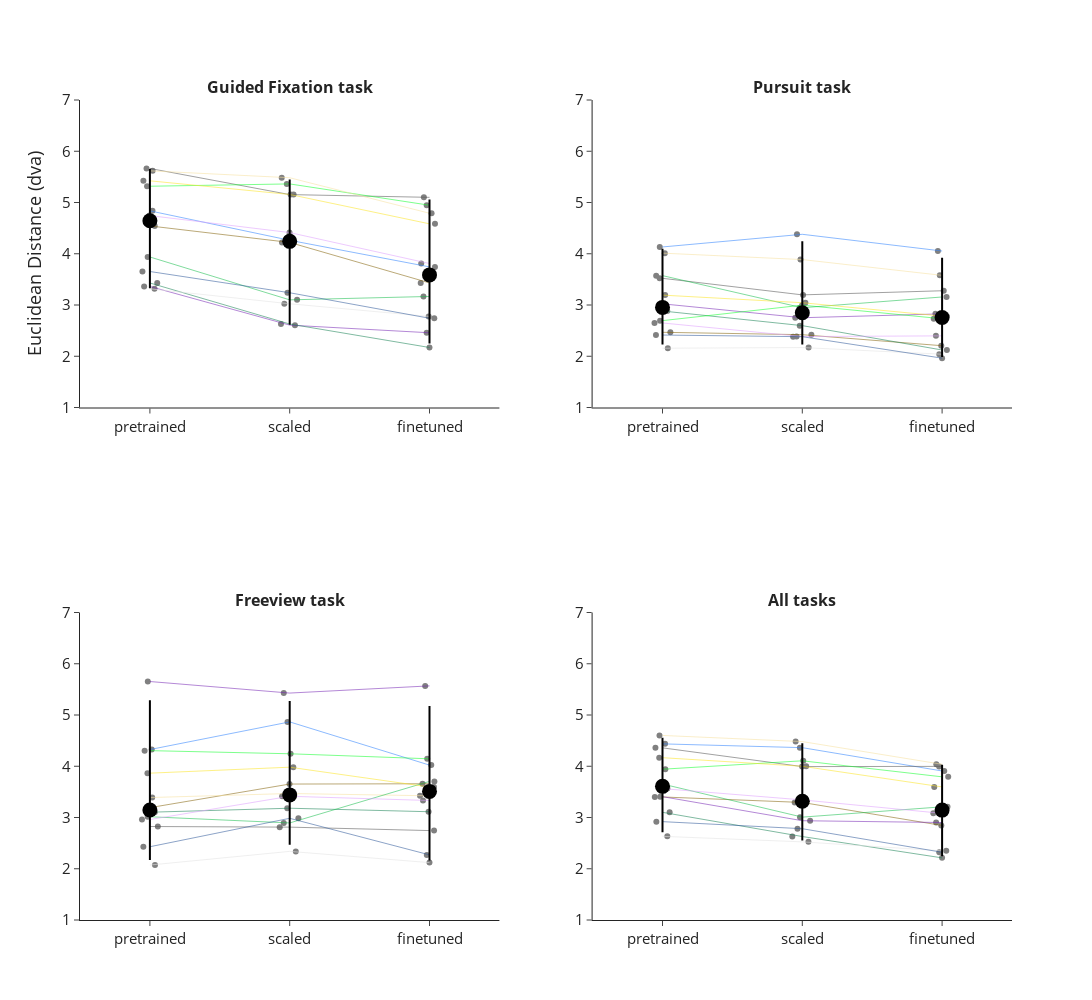

Source (notebook cell):
### Code cell
import plotly.express as px
import plotly.graph_objects as go
import pandas as pd
import numpy as np
from plotly.subplots import make_subplots

# Prepare a list of dictionaries for the DataFrame
tasks = ['fixation', 'pursuit', 'freeview', 'all']

data_list = []
for subject in subjects:
    for task in tasks:
        data_list.append({
            'subject': subject,
            'task': task,
            'finetuned': subject_ee_means_ft[subject].get(task, None),
            'pretrained': subject_ee_means_pt[subject].get(task, None), 
            'scaled': subject_ee_means_sc[subject].get(task,None)
        })

# Convert the list of dictionaries into a DataFrame
df = pd.DataFrame(data_list)

# Reshape data into long format for easier plotting
df_long = df.melt(id_vars=['subject', 'task'], value_vars=['pretrained', 'scaled', 'finetuned'], 
                   var_name='model', value_name='value')

# Define colors for each subject
colormap_subject_dict = {
    'sub-01': '#AA0DFE', 'sub-02': '#3283FE', 'sub-03': '#85660D', 'sub-04': '#782AB6',
    'sub-05': '#565656', 'sub-06': '#1C8356', 'sub-07': '#16FF32', 'sub-08': '#F7E1A0',
    'sub-09': '#E2E2E2', 'sub-11': '#1CBE4F', 'sub-13': '#DEA0FD', 'sub-14': '#FBE426', 'sub-15': '#325A9B'
}

# Create subplots with 2 rows and 2 columns
fig = make_subplots(
    rows=2, cols=2,  # Two rows, two columns
    subplot_titles=["<b>Guided Fixation task</b>", "<b>Pursuit task</b>", "<b>Freeview task</b>", "<b>All tasks</b>"],
    shared_yaxes=False, 
    shared_xaxes=False
)

# Add strip plots, subject connections, and median/confidence intervals for each task
for i, task in enumerate(tasks):
    row, col = divmod(i, 2)
    row += 1  # Adjusting for subplot indexing
    col += 1
    
    task_df = df_long[df_long['task'] == task]
    
    # Create a strip plot for the data distribution
    strip_fig = px.strip(task_df, x='model', y='value', color_discrete_sequence = ['gray'], stripmode='overlay')
    
    for trace in strip_fig.data:
        fig.add_trace(trace, row=row, col=col)
    
    for subject in task_df['subject'].unique():
        subject_data = task_df[task_df['subject'] == subject].set_index('model').loc[['pretrained', 'scaled', 'finetuned']].reset_index()
        color = colormap_subject_dict.get(subject, 'gray')
        
        # Add subject connecting lines
        fig.add_trace(go.Scatter(
            x=subject_data['model'],
            y=subject_data['value'],
            mode='lines',
            opacity=0.7,
            line=dict(color=color, width=0.8),  
            name=subject,
            legendgroup=subject,
            showlegend=False
        ), row=row, col=col)
    
    # Compute median and 95% confidence interval
    for model in ['pretrained', 'scaled', 'finetuned']:
        model_data = task_df[task_df['model'] == model]['value']
        median = np.median(model_data)
        ci_lower, ci_upper = np.percentile(model_data, [2.5, 97.5])  # 95% CI
        
        # Add median marker
        fig.add_trace(go.Scatter(
            x=[model],
            y=[median],
            mode='markers',
            marker=dict(color='black', size=15, symbol='circle'),
            showlegend=False
        ), row=row, col=col)
        
        # Add confidence interval
        fig.add_trace(go.Scatter(
            x=[model, model],
            y=[ci_lower, ci_upper],
            mode='lines',
            line=dict(color='black', width=2),
            showlegend=False
        ), row=row, col=col)

# Update layout
fig.update_layout(
    height=1000,  # Set the height of the plot
    width=1500,  # Set the width of the plot
    showlegend=True,
    template="simple_white",
    font=dict(size=15),
    yaxis_title="Euclidean Distance (dva)"
)

# Ensure y-axis range is consistent for all subplots
fig.update_yaxes(range=[1, 7], row=1, col=1)
fig.update_yaxes(range=[1, 7], row=1, col=2)
fig.update_yaxes(range=[1, 7], row=2, col=1)
fig.update_yaxes(range=[1, 7], row=2, col=2)

fig.show()
#fig.write_image("/Users/sinakling/disks/meso_shared/deepmreye/derivatives/deepmreye_calib/figures/group/ee_calib_plots.pdf")

### Figure 1 — Plotly figure (JSON) as saved in the notebook; plotly's stock layout.template omitted (floating-point values rounded to 4 significant figures)
{"data": [{"alignmentgroup": "True", "boxpoints": "all", "fillcolor": "rgba(255,255,255,0)", "hoveron": "points", "hovertemplate": "model=%{x}<br>value=%{y}<extra></extra>", "legendgroup": "", "line": {"color": "rgba(255,255,255,0)"}, "marker": {"color": "gray"}, "name": "", "offsetgroup": "", "orientation": "v", "pointpos": 0, "showlegend": false, "type": "box", "x": ["pretrained", "pretrained", "pretrained", "pretrained", "pretrained", "pretrained", "pretrained", "pretrained", "pretrained", "pretrained", "pretrained", "pretrained", "scaled", "scaled", "scaled", "scaled", "scaled", "scaled", "scaled", "scaled", "scaled", "scaled", "scaled", "scaled", "finetuned", "finetuned", "finetuned", "finetuned", "finetuned", "finetuned", "finetuned", "finetuned", "finetuned", "finetuned", "finetuned", "finetuned"], "x0": " ", "xaxis": "x", "y": [4.837, 4.543, 3.361, 5.665, 3.43, 5.317, 5.618, 3.315, 3.937, 4.744, 5.423, 3.654, 4.263, 4.22, 2.607, 5.154, 2.629, 5.363, 5.483, 3.024, 3.1, 4.413, 5.157, 3.239, 3.743, 3.431, 2.458, 5.1, 2.171, 4.947, 4.79, 2.776, 3.167, 3.809, 4.584, 2.741], "y0": " ", "yaxis": "y"}, {"legendgroup": "sub-02", "line": {"color": "#3283FE", "width": 0.8}, "mode": "lines", "name": "sub-02", "opacity": 0.7, "showlegend": false, "type": "scatter", "x": ["pretrained", "scaled", "finetuned"], "xaxis": "x", "y": [4.837, 4.263, 3.743], "yaxis": "y"}, {"legendgroup": "sub-03", "line": {"color": "#85660D", "width": 0.8}, "mode": "lines", "name": "sub-03", "opacity": 0.7, "showlegend": false, "type": "scatter", "x": ["pretrained", "scaled", "finetuned"], "xaxis": "x", "y": [4.543, 4.22, 3.431], "yaxis": "y"}, {"legendgroup": "sub-04", "line": {"color": "#782AB6", "width": 0.8}, "mode": "lines", "name": "sub-04", "opacity": 0.7, "showlegend": false, "type": "scatter", "x": ["pretrained", "scaled", "finetuned"], "xaxis": "x", "y": [3.361, 2.607, 2.458], "yaxis": "y"}, {"legendgroup": "sub-05", "line": {"color": "#565656", "width": 0.8}, "mode": "lines", "name": "sub-05", "opacity": 0.7, "showlegend": false, "type": "scatter", "x": ["pretrained", "scaled", "finetuned"], "xaxis": "x", "y": [5.665, 5.154, 5.1], "yaxis": "y"}, {"legendgroup": "sub-06", "line": {"color": "#1C8356", "width": 0.8}, "mode": "lines", "name": "sub-06", "opacity": 0.7, "showlegend": false, "type": "scatter", "x": ["pretrained", "scaled", "finetuned"], "xaxis": "x", "y": [3.43, 2.629, 2.171], "yaxis": "y"}, {"legendgroup": "sub-07", "line": {"color": "#16FF32", "width": 0.8}, "mode": "lines", "name": "sub-07", "opacity": 0.7, "showlegend": false, "type": "scatter", "x": ["pretrained", "scaled", "finetuned"], "xaxis": "x", "y": [5.317, 5.363, 4.947], "yaxis": "y"}, {"legendgroup": "sub-08", "line": {"color": "#F7E1A0", "width": 0.8}, "mode": "lines", "name": "sub-08", "opacity": 0.7, "showlegend": false, "type": "scatter", "x": ["pretrained", "scaled", "finetuned"], "xaxis": "x", "y": [5.618, 5.483, 4.79], "yaxis": "y"}, {"legendgroup": "sub-09", "line": {"color": "#E2E2E2", "width": 0.8}, "mode": "lines", "name": "sub-09", "opacity": 0.7, "showlegend": false, "type": "scatter", "x": ["pretrained", "scaled", "finetuned"], "xaxis": "x", "y": [3.315, 3.024, 2.776], "yaxis": "y"}, {"legendgroup": "sub-11", "line": {"color": "#1CBE4F", "width": 0.8}, "mode": "lines", "name": "sub-11", "opacity": 0.7, "showlegend": false, "type": "scatter", "x": ["pretrained", "scaled", "finetuned"], "xaxis": "x", "y": [3.937, 3.1, 3.167], "yaxis": "y"}, {"legendgroup": "sub-13", "line": {"color": "#DEA0FD", "width": 0.8}, "mode": "lines", "name": "sub-13", "opacity": 0.7, "showlegend": false, "type": "scatter", "x": ["pretrained", "scaled", "finetuned"], "xaxis": "x", "y": [4.744, 4.413, 3.809], "yaxis": "y"}, {"legendgroup": "sub-14", "line": {"color": "#FBE426", "width": 0.8}, "mode": "lines", "name": "sub-14", "opacity": 0.7, "showlegend": false, "type": "scatter", "x": ["pretrained", "scaled", "finetuned"], "xaxis": "x", "y": [5.423, 5.157, 4.584], "yaxis": "y"}, {"legendgroup": "sub-15", "line": {"color": "#325A9B", "width": 0.8}, "mode": "lines", "name": "sub-15", "opacity": 0.7, "showlegend": false, "type": "scatter", "x": ["pretrained", "scaled", "finetuned"], "xaxis": "x", "y": [3.654, 3.239, 2.741], "yaxis": "y"}, {"marker": {"color": "black", "size": 15, "symbol": "circle"}, "mode": "markers", "showlegend": false, "type": "scatter", "x": ["pretrained"], "xaxis": "x", "y": [4.643], "yaxis": "y"}, {"line": {"color": "black", "width": 2}, "mode": "lines", "showlegend": false, "type": "scatter", "x": ["pretrained", "pretrained"], "xaxis": "x", "y": [3.328, 5.652], "yaxis": "y"}, {"marker": {"color": "black", "size": 15, "symbol": "circle"}, "mode": "markers", "showlegend": false, "type": "scatter", "x": ["scaled"], "xaxis": "x", "y": [4.242], "yaxis": "y"}, {"line": {"color": "black", "width": 2}, "mode": "lines", "showlegend": false, "type": "scatter", "x": ["scaled", "scaled"], "xaxis": "x", "y": [2.613, 5.45], "yaxis": "y"}, {"marker": {"color": "black", "size": 15, "symbol": "circle"}, "mode": "markers", "showlegend": false, "type": "scatter", "x": ["finetuned"], "xaxis": "x", "y": [3.587], "yaxis": "y"}, {"line": {"color": "black", "width": 2}, "mode": "lines", "showlegend": false, "type": "scatter", "x": ["finetuned", "finetuned"], "xaxis": "x", "y": [2.25, 5.058], "yaxis": "y"}, {"alignmentgroup": "True", "boxpoints": "all", "fillcolor": "rgba(255,255,255,0)", "hoveron": "points", "hovertemplate": "model=%{x}<br>value=%{y}<extra></extra>", "legendgroup": "", "line": {"color": "rgba(255,255,255,0)"}, "marker": {"color": "gray"}, "name": "", "offsetgroup": "", "orientation": "v", "pointpos": 0, "showlegend": false, "type": "box", "x": ["pretrained", "pretrained", "pretrained", "pretrained", "pretrained", "pretrained", "pretrained", "pretrained", "pretrained", "pretrained", "pretrained", "pretrained", "scaled", "scaled", "scaled", "scaled", "scaled", "scaled", "scaled", "scaled", "scaled", "scaled", "scaled", "scaled", "finetuned", "finetuned", "finetuned", "finetuned", "finetuned", "finetuned", "finetuned", "finetuned", "finetuned", "finetuned", "finetuned", "finetuned"], "x0": " ", "xaxis": "x2", "y": [4.133, 2.467, 3.023, 3.521, 2.883, 2.695, 4.012, 2.156, 3.573, 2.649, 3.193, 2.414, 4.379, 2.421, 2.751, 3.197, 2.597, 2.997, 3.886, 2.17, 2.947, 2.384, 3.044, 2.381, 4.054, 2.205, 2.827, 3.278, 2.122, 2.732, 3.578, 2.04, 3.157, 2.398, 2.783, 1.963], "y0": " ", "yaxis": "y2"}, {"legendgroup": "sub-02", "line": {"color": "#3283FE", "width": 0.8}, "mode": "lines", "name": "sub-02", "opacity": 0.7, "showlegend": false, "type": "scatter", "x": ["pretrained", "scaled", "finetuned"], "xaxis": "x2", "y": [4.133, 4.379, 4.054], "yaxis": "y2"}, {"legendgroup": "sub-03", "line": {"color": "#85660D", "width": 0.8}, "mode": "lines", "name": "sub-03", "opacity": 0.7, "showlegend": false, "type": "scatter", "x": ["pretrained", "scaled", "finetuned"], "xaxis": "x2", "y": [2.467, 2.421, 2.205], "yaxis": "y2"}, {"legendgroup": "sub-04", "line": {"color": "#782AB6", "width": 0.8}, "mode": "lines", "name": "sub-04", "opacity": 0.7, "showlegend": false, "type": "scatter", "x": ["pretrained", "scaled", "finetuned"], "xaxis": "x2", "y": [3.023, 2.751, 2.827], "yaxis": "y2"}, {"legendgroup": "sub-05", "line": {"color": "#565656", "width": 0.8}, "mode": "lines", "name": "sub-05", "opacity": 0.7, "showlegend": false, "type": "scatter", "x": ["pretrained", "scaled", "finetuned"], "xaxis": "x2", "y": [3.521, 3.197, 3.278], "yaxis": "y2"}, {"legendgroup": "sub-06", "line": {"color": "#1C8356", "width": 0.8}, "mode": "lines", "name": "sub-06", "opacity": 0.7, "showlegend": false, "type": "scatter", "x": ["pretrained", "scaled", "finetuned"], "xaxis": "x2", "y": [2.883, 2.597, 2.122], "yaxis": "y2"}, {"legendgroup": "sub-07", "line": {"color": "#16FF32", "width": 0.8}, "mode": "lines", "name": "sub-07", "opacity": 0.7, "showlegend": false, "type": "scatter", "x": ["pretrained", "scaled", "finetuned"], "xaxis": "x2", "y": [2.695, 2.997, 2.732], "yaxis": "y2"}, {"legendgroup": "sub-08", "line": {"color": "#F7E1A0", "width": 0.8}, "mode": "lines", "name": "sub-08", "opacity": 0.7, "showlegend": false, "type": "scatter", "x": ["pretrained", "scaled", "finetuned"], "xaxis": "x2", "y": [4.012, 3.886, 3.578], "yaxis": "y2"}, {"legendgroup": "sub-09", "line": {"color": "#E2E2E2", "width": 0.8}, "mode": "lines", "name": "sub-09", "opacity": 0.7, "showlegend": false, "type": "scatter", "x": ["pretrained", "scaled", "finetuned"], "xaxis": "x2", "y": [2.156, 2.17, 2.04], "yaxis": "y2"}, {"legendgroup": "sub-11", "line": {"color": "#1CBE4F", "width": 0.8}, "mode": "lines", "name": "sub-11", "opacity": 0.7, "showlegend": false, "type": "scatter", "x": ["pretrained", "scaled", "finetuned"], "xaxis": "x2", "y": [3.573, 2.947, 3.157], "yaxis": "y2"}, {"legendgroup": "sub-13", "line": {"color": "#DEA0FD", "width": 0.8}, "mode": "lines", "name": "sub-13", "opacity": 0.7, "showlegend": false, "type": "scatter", "x": ["pretrained", "scaled", "finetuned"], "xaxis": "x2", "y": [2.649, 2.384, 2.398], "yaxis": "y2"}, {"legendgroup": "sub-14", "line": {"color": "#FBE426", "width": 0.8}, "mode": "lines", "name": "sub-14", "opacity": 0.7, "showlegend": false, "type": "scatter", "x": ["pretrained", "scaled", "finetuned"], "xaxis": "x2", "y": [3.193, 3.044, 2.783], "yaxis": "y2"}, {"legendgroup": "sub-15", "line": {"color": "#325A9B", "width": 0.8}, "mode": "lines", "name": "sub-15", "opacity": 0.7, "showlegend": false, "type": "scatter", "x": ["pretrained", "scaled", "finetuned"], "xaxis": "x2", "y": [2.414, 2.381, 1.963], "yaxis": "y2"}, {"marker": {"color": "black", "size": 15, "symbol": "circle"}, "mode": "markers", "showlegend": false, "type": "scatter", "x": ["pretrained"], "xaxis": "x2", "y": [2.953], "yaxis": "y2"}, {"line": {"color": "black", "width": 2}, "mode": "lines", "showlegend": false, "type": "scatter", "x": ["pretrained", "pretrained"], "xaxis": "x2", "y": [2.227, 4.099], "yaxis": "y2"}, {"marker": {"color": "black", "size": 15, "symbol": "circle"}, "mode": "markers", "showlegend": false, "type": "scatter", "x": ["scaled"], "xaxis": "x2", "y": [2.849], "yaxis": "y2"}, {"line": {"color": "black", "width": 2}, "mode": "lines", "showlegend": false, "type": "scatter", "x": ["scaled", "scaled"], "xaxis": "x2", "y": [2.228, 4.244], "yaxis": "y2"}, {"marker": {"color": "black", "size": 15, "symbol": "circle"}, "mode": "markers", "showlegend": false, "type": "scatter", "x": ["finetuned"], "xaxis": "x2", "y": [2.757], "yaxis": "y2"}, {"line": {"color": "black", "width": 2}, "mode": "lines", "showlegend": false, "type": "scatter", "x": ["finetuned", "finetuned"], "xaxis": "x2", "y": [1.984, 3.923], "yaxis": "y2"}, {"alignmentgroup": "True", "boxpoints": "all", "fillcolor": "rgba(255,255,255,0)", "hoveron": "points", "hovertemplate": "model=%{x}<br>value=%{y}<extra></extra>", "legendgroup": "", "line": {"color": "rgba(255,255,255,0)"}, "marker": {"color": "gray"}, "name": "", "offsetgroup": "", "orientation": "v", "pointpos": 0, "showlegend": false, "type": "box", "x": ["pretrained", "pretrained", "pretrained", "pretrained", "pretrained", "pretrained", "pretrained", "pretrained", "pretrained", "pretrained", "pretrained", "pretrained", "scaled", "scaled", "scaled", "scaled", "scaled", "scaled", "scaled", "scaled", "scaled", "scaled", "scaled", "scaled", "finetuned", "finetuned", "finetuned", "finetuned", "finetuned", "finetuned", "finetuned", "finetuned", "finetuned", "finetuned", "finetuned", "finetuned"], "x0": " ", "xaxis": "x3", "y": [4.326, 3.192, 5.653, 2.824, 3.103, 4.305, 3.389, 2.073, 3.014, 2.96, 3.865, 2.429, 4.865, 3.653, 5.428, 2.812, 3.181, 4.243, 3.468, 2.339, 2.894, 3.414, 3.982, 2.984, 4.022, 3.659, 5.568, 2.745, 3.112, 4.145, 3.423, 2.12, 3.704, 3.332, 3.594, 2.271], "y0": " ", "yaxis": "y3"}, {"legendgroup": "sub-02", "line": {"color": "#3283FE", "width": 0.8}, "mode": "lines", "name": "sub-02", "opacity": 0.7, "showlegend": false, "type": "scatter", "x": ["pretrained", "scaled", "finetuned"], "xaxis": "x3", "y": [4.326, 4.865, 4.022], "yaxis": "y3"}, {"legendgroup": "sub-03", "line": {"color": "#85660D", "width": 0.8}, "mode": "lines", "name": "sub-03", "opacity": 0.7, "showlegend": false, "type": "scatter", "x": ["pretrained", "scaled", "finetuned"], "xaxis": "x3", "y": [3.192, 3.653, 3.659], "yaxis": "y3"}, {"legendgroup": "sub-04", "line": {"color": "#782AB6", "width": 0.8}, "mode": "lines", "name": "sub-04", "opacity": 0.7, "showlegend": false, "type": "scatter", "x": ["pretrained", "scaled", "finetuned"], "xaxis": "x3", "y": [5.653, 5.428, 5.568], "yaxis": "y3"}, {"legendgroup": "sub-05", "line": {"color": "#565656", "width": 0.8}, "mode": "lines", "name": "sub-05", "opacity": 0.7, "showlegend": false, "type": "scatter", "x": ["pretrained", "scaled", "finetuned"], "xaxis": "x3", "y": [2.824, 2.812, 2.745], "yaxis": "y3"}, {"legendgroup": "sub-06", "line": {"color": "#1C8356", "width": 0.8}, "mode": "lines", "name": "sub-06", "opacity": 0.7, "showlegend": false, "type": "scatter", "x": ["pretrained", "scaled", "finetuned"], "xaxis": "x3", "y": [3.103, 3.181, 3.112], "yaxis": "y3"}, {"legendgroup": "sub-07", "line": {"color": "#16FF32", "width": 0.8}, "mode": "lines", "name": "sub-07", "opacity": 0.7, "showlegend": false, "type": "scatter", "x": ["pretrained", "scaled", "finetuned"], "xaxis": "x3", "y": [4.305, 4.243, 4.145], "yaxis": "y3"}, {"legendgroup": "sub-08", "line": {"color": "#F7E1A0", "width": 0.8}, "mode": "lines", "name": "sub-08", "opacity": 0.7, "showlegend": false, "type": "scatter", "x": ["pretrained", "scaled", "finetuned"], "xaxis": "x3", "y": [3.389, 3.468, 3.423], "yaxis": "y3"}, {"legendgroup": "sub-09", "line": {"color": "#E2E2E2", "width": 0.8}, "mode": "lines", "name": "sub-09", "opacity": 0.7, "showlegend": false, "type": "scatter", "x": ["pretrained", "scaled", "finetuned"], "xaxis": "x3", "y": [2.073, 2.339, 2.12], "yaxis": "y3"}, {"legendgroup": "sub-11", "line": {"color": "#1CBE4F", "width": 0.8}, "mode": "lines", "name": "sub-11", "opacity": 0.7, "showlegend": false, "type": "scatter", "x": ["pretrained", "scaled", "finetuned"], "xaxis": "x3", "y": [3.014, 2.894, 3.704], "yaxis": "y3"}, {"legendgroup": "sub-13", "line": {"color": "#DEA0FD", "width": 0.8}, "mode": "lines", "name": "sub-13", "opacity": 0.7, "showlegend": false, "type": "scatter", "x": ["pretrained", "scaled", "finetuned"], "xaxis": "x3", "y": [2.96, 3.414, 3.332], "yaxis": "y3"}, {"legendgroup": "sub-14", "line": {"color": "#FBE426", "width": 0.8}, "mode": "lines", "name": "sub-14", "opacity": 0.7, "showlegend": false, "type": "scatter", "x": ["pretrained", "scaled", "finetuned"], "xaxis": "x3", "y": [3.865, 3.982, 3.594], "yaxis": "y3"}, {"legendgroup": "sub-15", "line": {"color": "#325A9B", "width": 0.8}, "mode": "lines", "name": "sub-15", "opacity": 0.7, "showlegend": false, "type": "scatter", "x": ["pretrained", "scaled", "finetuned"], "xaxis": "x3", "y": [2.429, 2.984, 2.271], "yaxis": "y3"}, {"marker": {"color": "black", "size": 15, "symbol": "circle"}, "mode": "markers", "showlegend": false, "type": "scatter", "x": ["pretrained"], "xaxis": "x3", "y": [3.148], "yaxis": "y3"}, {"line": {"color": "black", "width": 2}, "mode": "lines", "showlegend": false, "type": "scatter", "x": ["pretrained", "pretrained"], "xaxis": "x3", "y": [2.171, 5.288], "yaxis": "y3"}, {"marker": {"color": "black", "size": 15, "symbol": "circle"}, "mode": "markers", "showlegend": false, "type": "scatter", "x": ["scaled"], "xaxis": "x3", "y": [3.441], "yaxis": "y3"}, {"line": {"color": "black", "width": 2}, "mode": "lines", "showlegend": false, "type": "scatter", "x": ["scaled", "scaled"], "xaxis": "x3", "y": [2.469, 5.273], "yaxis": "y3"}, {"marker": {"color": "black", "size": 15, "symbol": "circle"}, "mode": "markers", "showlegend": false, "type": "scatter", "x": ["finetuned"], "xaxis": "x3", "y": [3.509], "yaxis": "y3"}, {"line": {"color": "black", "width": 2}, "mode": "lines", "showlegend": false, "type": "scatter", "x": ["finetuned", "finetuned"], "xaxis": "x3", "y": [2.161, 5.177], "yaxis": "y3"}, {"alignmentgroup": "True", "boxpoints": "all", "fillcolor": "rgba(255,255,255,0)", "hoveron": "points", "hovertemplate": "model=%{x}<br>value=%{y}<extra></extra>", "legendgroup": "", "line": {"color": "rgba(255,255,255,0)"}, "marker": {"color": "gray"}, "name": "", "offsetgroup": "", "orientation": "v", "pointpos": 0, "showlegend": false, "type": "box", "x": ["pretrained", "pretrained", "pretrained", "pretrained", "pretrained", "pretrained", "pretrained", "pretrained", "pretrained", "pretrained", "pretrained", "pretrained", "scaled", "scaled", "scaled", "scaled", "scaled", "scaled", "scaled", "scaled", "scaled", "scaled", "scaled", "scaled", "finetuned", "finetuned", "finetuned", "finetuned", "finetuned", "finetuned", "finetuned", "finetuned", "finetuned", "finetuned", "finetuned", "finetuned"], "x0": " ", "xaxis": "x4", "y": [4.437, 3.401, 3.407, 4.359, 3.101, 3.942, 4.601, 2.632, 3.653, 3.564, 4.167, 2.919, 4.362, 3.293, 2.937, 3.993, 2.629, 4.106, 4.481, 2.525, 3.007, 3.343, 4.0, 2.781, 3.908, 2.845, 2.902, 3.998, 2.213, 3.794, 4.038, 2.35, 3.208, 3.081, 3.597, 2.321], "y0": " ", "yaxis": "y4"}, {"legendgroup": "sub-02", "line": {"color": "#3283FE", "width": 0.8}, "mode": "lines", "name": "sub-02", "opacity": 0.7, "showlegend": false, "type": "scatter", "x": ["pretrained", "scaled", "finetuned"], "xaxis": "x4", "y": [4.437, 4.362, 3.908], "yaxis": "y4"}, {"legendgroup": "sub-03", "line": {"color": "#85660D", "width": 0.8}, "mode": "lines", "name": "sub-03", "opacity": 0.7, "showlegend": false, "type": "scatter", "x": ["pretrained", "scaled", "finetuned"], "xaxis": "x4", "y": [3.401, 3.293, 2.845], "yaxis": "y4"}, {"legendgroup": "sub-04", "line": {"color": "#782AB6", "width": 0.8}, "mode": "lines", "name": "sub-04", "opacity": 0.7, "showlegend": false, "type": "scatter", "x": ["pretrained", "scaled", "finetuned"], "xaxis": "x4", "y": [3.407, 2.937, 2.902], "yaxis": "y4"}, {"legendgroup": "sub-05", "line": {"color": "#565656", "width": 0.8}, "mode": "lines", "name": "sub-05", "opacity": 0.7, "showlegend": false, "type": "scatter", "x": ["pretrained", "scaled", "finetuned"], "xaxis": "x4", "y": [4.359, 3.993, 3.998], "yaxis": "y4"}, {"legendgroup": "sub-06", "line": {"color": "#1C8356", "width": 0.8}, "mode": "lines", "name": "sub-06", "opacity": 0.7, "showlegend": false, "type": "scatter", "x": ["pretrained", "scaled", "finetuned"], "xaxis": "x4", "y": [3.101, 2.629, 2.213], "yaxis": "y4"}, {"legendgroup": "sub-07", "line": {"color": "#16FF32", "width": 0.8}, "mode": "lines", "name": "sub-07", "opacity": 0.7, "showlegend": false, "type": "scatter", "x": ["pretrained", "scaled", "finetuned"], "xaxis": "x4", "y": [3.942, 4.106, 3.794], "yaxis": "y4"}, {"legendgroup": "sub-08", "line": {"color": "#F7E1A0", "width": 0.8}, "mode": "lines", "name": "sub-08", "opacity": 0.7, "showlegend": false, "type": "scatter", "x": ["pretrained", "scaled", "finetuned"], "xaxis": "x4", "y": [4.601, 4.481, 4.038], "yaxis": "y4"}, {"legendgroup": "sub-09", "line": {"color": "#E2E2E2", "width": 0.8}, "mode": "lines", "name": "sub-09", "opacity": 0.7, "showlegend": false, "type": "scatter", "x": ["pretrained", "scaled", "finetuned"], "xaxis": "x4", "y": [2.632, 2.525, 2.35], "yaxis": "y4"}, {"legendgroup": "sub-11", "line": {"color": "#1CBE4F", "width": 0.8}, "mode": "lines", "name": "sub-11", "opacity": 0.7, "showlegend": false, "type": "scatter", "x": ["pretrained", "scaled", "finetuned"], "xaxis": "x4", "y": [3.653, 3.007, 3.208], "yaxis": "y4"}, {"legendgroup": "sub-13", "line": {"color": "#DEA0FD", "width": 0.8}, "mode": "lines", "name": "sub-13", "opacity": 0.7, "showlegend": false, "type": "scatter", "x": ["pretrained", "scaled", "finetuned"], "xaxis": "x4", "y": [3.564, 3.343, 3.081], "yaxis": "y4"}, {"legendgroup": "sub-14", "line": {"color": "#FBE426", "width": 0.8}, "mode": "lines", "name": "sub-14", "opacity": 0.7, "showlegend": false, "type": "scatter", "x": ["pretrained", "scaled", "finetuned"], "xaxis": "x4", "y": [4.167, 4.0, 3.597], "yaxis": "y4"}, {"legendgroup": "sub-15", "line": {"color": "#325A9B", "width": 0.8}, "mode": "lines", "name": "sub-15", "opacity": 0.7, "showlegend": false, "type": "scatter", "x": ["pretrained", "scaled", "finetuned"], "xaxis": "x4", "y": [2.919, 2.781, 2.321], "yaxis": "y4"}, {"marker": {"color": "black", "size": 15, "symbol": "circle"}, "mode": "markers", "showlegend": false, "type": "scatter", "x": ["pretrained"], "xaxis": "x4", "y": [3.608], "yaxis": "y4"}, {"line": {"color": "black", "width": 2}, "mode": "lines", "showlegend": false, "type": "scatter", "x": ["pretrained", "pretrained"], "xaxis": "x4", "y": [2.711, 4.556], "yaxis": "y4"}, {"marker": {"color": "black", "size": 15, "symbol": "circle"}, "mode": "markers", "showlegend": false, "type": "scatter", "x": ["scaled"], "xaxis": "x4", "y": [3.318], "yaxis": "y4"}, {"line": {"color": "black", "width": 2}, "mode": "lines", "showlegend": false, "type": "scatter", "x": ["scaled", "scaled"], "xaxis": "x4", "y": [2.553, 4.449], "yaxis": "y4"}, {"marker": {"color": "black", "size": 15, "symbol": "circle"}, "mode": "markers", "showlegend": false, "type": "scatter", "x": ["finetuned"], "xaxis": "x4", "y": [3.145], "yaxis": "y4"}, {"line": {"color": "black", "width": 2}, "mode": "lines", "showlegend": false, "type": "scatter", "x": ["finetuned", "finetuned"], "xaxis": "x4", "y": [2.243, 4.027], "yaxis": "y4"}], "layout": {"annotations": [{"font": {"size": 16}, "showarrow": false, "text": "<b>Guided Fixation task</b>", "x": 0.225, "xanchor": "center", "xref": "paper", "y": 1, "yanchor": "bottom", "yref": "paper"}, {"font": {"size": 16}, "showarrow": false, "text": "<b>Pursuit task</b>", "x": 0.775, "xanchor": "center", "xref": "paper", "y": 1, "yanchor": "bottom", "yref": "paper"}, {"font": {"size": 16}, "showarrow": false, "text": "<b>Freeview task</b>", "x": 0.225, "xanchor": "center", "xref": "paper", "y": 0.375, "yanchor": "bottom", "yref": "paper"}, {"font": {"size": 16}, "showarrow": false, "text": "<b>All tasks</b>", "x": 0.775, "xanchor": "center", "xref": "paper", "y": 0.375, "yanchor": "bottom", "yref": "paper"}], "font": {"size": 15}, "height": 1000, "showlegend": true, "width": 1500, "xaxis": {"anchor": "y", "domain": [0, 0.45]}, "xaxis2": {"anchor": "y2", "domain": [0.55, 1]}, "xaxis3": {"anchor": "y3", "domain": [0, 0.45]}, "xaxis4": {"anchor": "y4", "domain": [0.55, 1]}, "yaxis": {"anchor": "x", "domain": [0.625, 1], "range": [1, 7], "title": {"text": "Euclidean Distance (dva)"}}, "yaxis2": {"anchor": "x2", "domain": [0.625, 1], "range": [1, 7]}, "yaxis3": {"anchor": "x3", "domain": [0, 0.375], "range": [1, 7]}, "yaxis4": {"anchor": "x4", "domain": [0, 0.375], "range": [1, 7]}}}
